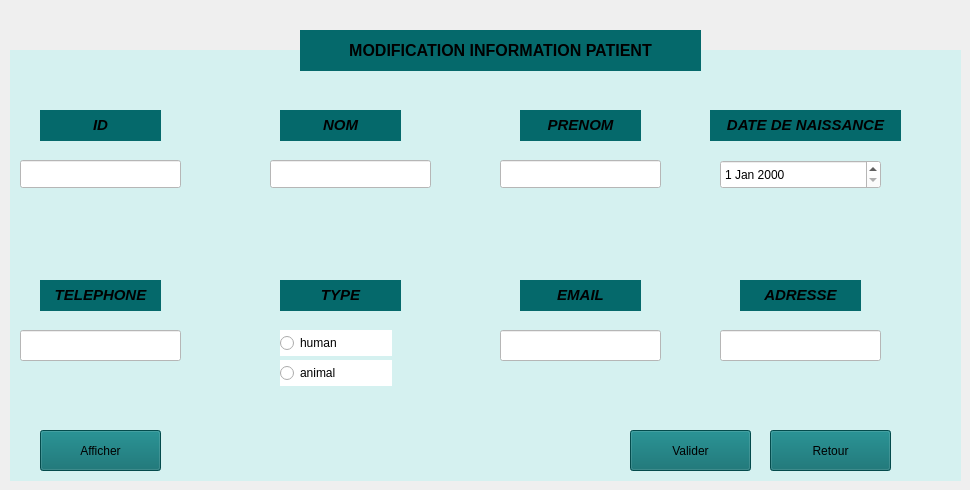
    <widget class="QWidget" name="tab_5">
     <attribute name="title">
      <string>Modifier Information Patient</string>
     </attribute>
     <widget class="QLabel" name="label_8">
      <property name="geometry">
       <rect>
        <x>10</x>
        <y>50</y>
        <width>951</width>
        <height>431</height>
       </rect>
      </property>
      <property name="styleSheet">
       <string notr="true">background-color: rgb(213, 241, 240);</string>
      </property>
      <property name="text">
       <string/>
      </property>
     </widget>
     <widget class="QLabel" name="label_12">
      <property name="geometry">
       <rect>
        <x>300</x>
        <y>30</y>
        <width>401</width>
        <height>41</height>
       </rect>
      </property>
      <property name="styleSheet">
       <string notr="true">background-color: rgb(5, 105, 107);</string>
      </property>
      <property name="text">
       <string>&lt;html&gt;&lt;head/&gt;&lt;body&gt;&lt;p align=&quot;center&quot;&gt;&lt;span style=&quot; font-size:12pt; font-weight:700;&quot;&gt;MODIFICATION INFORMATION PATIENT&lt;/span&gt;&lt;/p&gt;&lt;/body&gt;&lt;/html&gt;</string>
      </property>
     </widget>
     <widget class="QLabel" name="label_9">
      <property name="geometry">
       <rect>
        <x>40</x>
        <y>110</y>
        <width>121</width>
        <height>31</height>
       </rect>
      </property>
      <property name="font">
       <font>
        <kerning>true</kerning>
       </font>
      </property>
      <property name="styleSheet">
       <string notr="true">background-color: rgb(5, 105, 107);</string>
      </property>
      <property name="text">
       <string>&lt;html&gt;&lt;head/&gt;&lt;body&gt;&lt;p align=&quot;center&quot;&gt;&lt;span style=&quot; font-size:11pt; font-weight:700; font-style:italic;&quot;&gt;ID&lt;/span&gt;&lt;/p&gt;&lt;/body&gt;&lt;/html&gt;</string>
      </property>
     </widget>
     <widget class="QLineEdit" name="id_modif_line">
      <property name="geometry">
       <rect>
        <x>20</x>
        <y>160</y>
        <width>161</width>
        <height>28</height>
       </rect>
      </property>
      <property name="styleSheet">
       <string notr="true">background-color: rgb(255, 255, 255);  /* Fond blanc */
color: rgb(0, 0, 0);  /* Texte noir */
</string>
      </property>
      <property name="readOnly">
       <bool>false</bool>
      </property>
     </widget>
     <widget class="QLineEdit" name="nom_modif_line">
      <property name="geometry">
       <rect>
        <x>270</x>
        <y>160</y>
        <width>161</width>
        <height>28</height>
       </rect>
      </property>
      <property name="styleSheet">
       <string notr="true">background-color: rgb(255, 255, 255);  /* Fond blanc */
color: rgb(0, 0, 0);  /* Texte noir */
</string>
      </property>
      <property name="readOnly">
       <bool>false</bool>
      </property>
     </widget>
     <widget class="QLineEdit" name="prenom_modif_line">
      <property name="geometry">
       <rect>
        <x>500</x>
        <y>160</y>
        <width>161</width>
        <height>28</height>
       </rect>
      </property>
      <property name="styleSheet">
       <string notr="true">background-color: rgb(255, 255, 255);  /* Fond blanc */
color: rgb(0, 0, 0);  /* Texte noir */
</string>
      </property>
      <property name="readOnly">
       <bool>false</bool>
      </property>
     </widget>
     <widget class="QLineEdit" name="tel_modif_line">
      <property name="geometry">
       <rect>
        <x>20</x>
        <y>330</y>
        <width>161</width>
        <height>31</height>
       </rect>
      </property>
      <property name="styleSheet">
       <string notr="true">background-color: rgb(255, 255, 255);  /* Fond blanc */
color: rgb(0, 0, 0);  /* Texte noir */
</string>
      </property>
      <property name="readOnly">
       <bool>false</bool>
      </property>
     </widget>
     <widget class="QLineEdit" name="email_modif_line">
      <property name="geometry">
       <rect>
        <x>500</x>
        <y>330</y>
        <width>161</width>
        <height>31</height>
       </rect>
      </property>
      <property name="styleSheet">
       <string notr="true">background-color: rgb(255, 255, 255);  /* Fond blanc */
color: rgb(0, 0, 0);  /* Texte noir */
</string>
      </property>
     </widget>
     <widget class="QLineEdit" name="adresse_modif_line">
      <property name="geometry">
       <rect>
        <x>720</x>
        <y>330</y>
        <width>161</width>
        <height>31</height>
       </rect>
      </property>
      <property name="styleSheet">
       <string notr="true">background-color: rgb(255, 255, 255);  /* Fond blanc */
color: rgb(0, 0, 0);  /* Texte noir */
</string>
      </property>
     </widget>
     <widget class="QDateEdit" name="date_modif">
      <property name="geometry">
       <rect>
        <x>720</x>
        <y>160</y>
        <width>161</width>
        <height>29</height>
       </rect>
      </property>
      <property name="styleSheet">
       <string notr="true">background-color: rgb(255, 255, 255);  /* Fond blanc */
color: rgb(0, 0, 0);  /* Texte noir */
</string>
      </property>
     </widget>
     <widget class="QPushButton" name="valider_button_modif">
      <property name="geometry">
       <rect>
        <x>630</x>
        <y>430</y>
        <width>121</width>
        <height>41</height>
       </rect>
      </property>
      <property name="styleSheet">
       <string notr="true">background-color: rgb(5, 105, 107);</string>
      </property>
      <property name="text">
       <string>Valider</string>
      </property>
     </widget>
     <widget class="QPushButton" name="pushButton_22">
      <property name="geometry">
       <rect>
        <x>770</x>
        <y>430</y>
        <width>121</width>
        <height>41</height>
       </rect>
      </property>
      <property name="styleSheet">
       <string notr="true">background-color: rgb(5, 105, 107);</string>
      </property>
      <property name="text">
       <string>Retour</string>
      </property>
     </widget>
     <widget class="QLabel" name="label_24">
      <property name="geometry">
       <rect>
        <x>280</x>
        <y>110</y>
        <width>121</width>
        <height>31</height>
       </rect>
      </property>
      <property name="font">
       <font>
        <kerning>true</kerning>
       </font>
      </property>
      <property name="styleSheet">
       <string notr="true">background-color: rgb(5, 105, 107);</string>
      </property>
      <property name="text">
       <string>&lt;html&gt;&lt;head/&gt;&lt;body&gt;&lt;p align=&quot;center&quot;&gt;&lt;span style=&quot; font-size:11pt; font-weight:700; font-style:italic;&quot;&gt;NOM&lt;/span&gt;&lt;/p&gt;&lt;/body&gt;&lt;/html&gt;</string>
      </property>
     </widget>
     <widget class="QLabel" name="label_31">
      <property name="geometry">
       <rect>
        <x>520</x>
        <y>110</y>
        <width>121</width>
        <height>31</height>
       </rect>
      </property>
      <property name="font">
       <font>
        <kerning>true</kerning>
       </font>
      </property>
      <property name="styleSheet">
       <string notr="true">background-color: rgb(5, 105, 107);</string>
      </property>
      <property name="text">
       <string>&lt;html&gt;&lt;head/&gt;&lt;body&gt;&lt;p align=&quot;center&quot;&gt;&lt;span style=&quot; font-size:11pt; font-weight:700; font-style:italic;&quot;&gt;PRENOM&lt;/span&gt;&lt;/p&gt;&lt;/body&gt;&lt;/html&gt;</string>
      </property>
     </widget>
     <widget class="QLabel" name="label_32">
      <property name="geometry">
       <rect>
        <x>710</x>
        <y>110</y>
        <width>191</width>
        <height>31</height>
       </rect>
      </property>
      <property name="font">
       <font>
        <kerning>true</kerning>
       </font>
      </property>
      <property name="styleSheet">
       <string notr="true">background-color: rgb(5, 105, 107);</string>
      </property>
      <property name="text">
       <string>&lt;html&gt;&lt;head/&gt;&lt;body&gt;&lt;p align=&quot;center&quot;&gt;&lt;span style=&quot; font-size:11pt; font-weight:700; font-style:italic;&quot;&gt;DATE DE NAISSANCE&lt;/span&gt;&lt;/p&gt;&lt;/body&gt;&lt;/html&gt;</string>
      </property>
     </widget>
     <widget class="QLabel" name="label_18">
      <property name="geometry">
       <rect>
        <x>40</x>
        <y>280</y>
        <width>121</width>
        <height>31</height>
       </rect>
      </property>
      <property name="font">
       <font>
        <kerning>true</kerning>
       </font>
      </property>
      <property name="styleSheet">
       <string notr="true">background-color: rgb(5, 105, 107);</string>
      </property>
      <property name="text">
       <string>&lt;html&gt;&lt;head/&gt;&lt;body&gt;&lt;p align=&quot;center&quot;&gt;&lt;span style=&quot; font-size:11pt; font-weight:700; font-style:italic;&quot;&gt;TELEPHONE&lt;/span&gt;&lt;/p&gt;&lt;/body&gt;&lt;/html&gt;</string>
      </property>
     </widget>
     <widget class="QLabel" name="label_25">
      <property name="geometry">
       <rect>
        <x>280</x>
        <y>280</y>
        <width>121</width>
        <height>31</height>
       </rect>
      </property>
      <property name="font">
       <font>
        <kerning>true</kerning>
       </font>
      </property>
      <property name="styleSheet">
       <string notr="true">background-color: rgb(5, 105, 107);</string>
      </property>
      <property name="text">
       <string>&lt;html&gt;&lt;head/&gt;&lt;body&gt;&lt;p align=&quot;center&quot;&gt;&lt;span style=&quot; font-size:11pt; font-weight:700; font-style:italic;&quot;&gt;TYPE&lt;/span&gt;&lt;/p&gt;&lt;/body&gt;&lt;/html&gt;</string>
      </property>
     </widget>
     <widget class="QLabel" name="label_26">
      <property name="geometry">
       <rect>
        <x>520</x>
        <y>280</y>
        <width>121</width>
        <height>31</height>
       </rect>
      </property>
      <property name="font">
       <font>
        <kerning>true</kerning>
       </font>
      </property>
      <property name="styleSheet">
       <string notr="true">background-color: rgb(5, 105, 107);</string>
      </property>
      <property name="text">
       <string>&lt;html&gt;&lt;head/&gt;&lt;body&gt;&lt;p align=&quot;center&quot;&gt;&lt;span style=&quot; font-size:11pt; font-weight:700; font-style:italic;&quot;&gt;EMAIL&lt;/span&gt;&lt;/p&gt;&lt;/body&gt;&lt;/html&gt;</string>
      </property>
     </widget>
     <widget class="QLabel" name="label_33">
      <property name="geometry">
       <rect>
        <x>740</x>
        <y>280</y>
        <width>121</width>
        <height>31</height>
       </rect>
      </property>
      <property name="font">
       <font>
        <kerning>true</kerning>
       </font>
      </property>
      <property name="styleSheet">
       <string notr="true">background-color: rgb(5, 105, 107);</string>
      </property>
      <property name="text">
       <string>&lt;html&gt;&lt;head/&gt;&lt;body&gt;&lt;p align=&quot;center&quot;&gt;&lt;span style=&quot; font-size:11pt; font-weight:700; font-style:italic;&quot;&gt;ADRESSE&lt;/span&gt;&lt;/p&gt;&lt;/body&gt;&lt;/html&gt;</string>
      </property>
     </widget>
     <widget class="QRadioButton" name="type_ch1_modif">
      <property name="geometry">
       <rect>
        <x>280</x>
        <y>330</y>
        <width>112</width>
        <height>26</height>
       </rect>
      </property>
      <property name="styleSheet">
       <string notr="true">background-color: rgb(255, 255, 255);  /* Fond blanc */
color: rgb(0, 0, 0);  /* Texte noir */
</string>
      </property>
      <property name="text">
       <string>human</string>
      </property>
     </widget>
     <widget class="QRadioButton" name="type_ch2_modif">
      <property name="geometry">
       <rect>
        <x>280</x>
        <y>360</y>
        <width>112</width>
        <height>26</height>
       </rect>
      </property>
      <property name="styleSheet">
       <string notr="true">background-color: rgb(255, 255, 255);  /* Fond blanc */
color: rgb(0, 0, 0);  /* Texte noir */
</string>
      </property>
      <property name="text">
       <string>animal</string>
      </property>
     </widget>
     <widget class="QPushButton" name="afficher_button_modif">
      <property name="geometry">
       <rect>
        <x>40</x>
        <y>430</y>
        <width>121</width>
        <height>41</height>
       </rect>
      </property>
      <property name="styleSheet">
       <string notr="true">background-color: rgb(5, 105, 107);</string>
      </property>
      <property name="text">
       <string>Afficher</string>
      </property>
     </widget>
    </widget>
